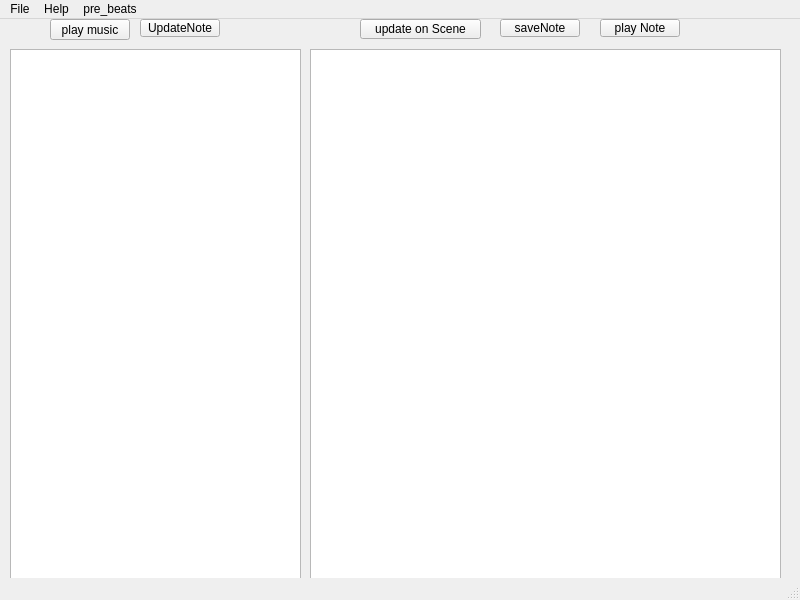
<?xml version="1.0" encoding="UTF-8"?>
<ui version="4.0">
 <class>MainWindow</class>
 <widget class="QMainWindow" name="MainWindow">
  <property name="geometry">
   <rect>
    <x>0</x>
    <y>0</y>
    <width>800</width>
    <height>600</height>
   </rect>
  </property>
  <property name="windowTitle">
   <string>MainWindow</string>
  </property>
  <widget class="QWidget" name="centralwidget">
   <widget class="QTextEdit" name="textEdit">
    <property name="geometry">
     <rect>
      <x>10</x>
      <y>30</y>
      <width>291</width>
      <height>541</height>
     </rect>
    </property>
   </widget>
   <widget class="QPushButton" name="playbutton">
    <property name="geometry">
     <rect>
      <x>50</x>
      <y>0</y>
      <width>80</width>
      <height>21</height>
     </rect>
    </property>
    <property name="text">
     <string>play music</string>
    </property>
   </widget>
   <widget class="QGraphicsView" name="graphicsView">
    <property name="geometry">
     <rect>
      <x>310</x>
      <y>30</y>
      <width>471</width>
      <height>531</height>
     </rect>
    </property>
   </widget>
   <widget class="QPushButton" name="UpdateNote">
    <property name="geometry">
     <rect>
      <x>140</x>
      <y>0</y>
      <width>80</width>
      <height>18</height>
     </rect>
    </property>
    <property name="text">
     <string>UpdateNote</string>
    </property>
   </widget>
   <widget class="QPushButton" name="updateNoteonScence">
    <property name="geometry">
     <rect>
      <x>360</x>
      <y>0</y>
      <width>121</width>
      <height>20</height>
     </rect>
    </property>
    <property name="text">
     <string>update on Scene</string>
    </property>
   </widget>
   <widget class="QPushButton" name="saveNote">
    <property name="geometry">
     <rect>
      <x>500</x>
      <y>0</y>
      <width>80</width>
      <height>18</height>
     </rect>
    </property>
    <property name="text">
     <string>saveNote</string>
    </property>
   </widget>
   <widget class="QPushButton" name="playScene">
    <property name="geometry">
     <rect>
      <x>600</x>
      <y>0</y>
      <width>80</width>
      <height>18</height>
     </rect>
    </property>
    <property name="text">
     <string>play Note</string>
    </property>
   </widget>
  </widget>
  <widget class="QMenuBar" name="menubar">
   <property name="geometry">
    <rect>
     <x>0</x>
     <y>0</y>
     <width>800</width>
     <height>17</height>
    </rect>
   </property>
   <widget class="QMenu" name="menuFile">
    <property name="title">
     <string>File</string>
    </property>
    <addaction name="actionNew"/>
    <addaction name="actionOpen"/>
    <addaction name="actionSave"/>
    <addaction name="actionSave_as"/>
    <addaction name="actionExit"/>
   </widget>
   <widget class="QMenu" name="menuHelp">
    <property name="title">
     <string>Help</string>
    </property>
    <addaction name="actionDoc"/>
   </widget>
   <widget class="QMenu" name="menupre_beats">
    <property name="title">
     <string>pre_beats</string>
    </property>
    <widget class="QMenu" name="menuC_major">
     <property name="title">
      <string>C</string>
     </property>
     <addaction name="actionC_minor"/>
     <addaction name="actionC_minor_2"/>
    </widget>
    <widget class="QMenu" name="menuD">
     <property name="title">
      <string>D</string>
     </property>
     <addaction name="actionD_major_2"/>
     <addaction name="actionD_minor"/>
    </widget>
    <widget class="QMenu" name="menuE">
     <property name="title">
      <string>E</string>
     </property>
     <addaction name="actionE_major_2"/>
     <addaction name="actionE_minor"/>
    </widget>
    <widget class="QMenu" name="menuF">
     <property name="title">
      <string>F</string>
     </property>
     <addaction name="actionF_major_2"/>
     <addaction name="actionF_minor"/>
    </widget>
    <widget class="QMenu" name="menuG">
     <property name="title">
      <string>G</string>
     </property>
     <addaction name="actionG_major_2"/>
     <addaction name="actionG_minor"/>
    </widget>
    <widget class="QMenu" name="menuA">
     <property name="title">
      <string>A</string>
     </property>
     <addaction name="actionA_major_2"/>
     <addaction name="actionA_minor"/>
    </widget>
    <widget class="QMenu" name="menuB">
     <property name="title">
      <string>B</string>
     </property>
     <addaction name="actionB_major_2"/>
     <addaction name="actionB_minor"/>
    </widget>
    <addaction name="action8_16_16"/>
    <addaction name="action16_16_8"/>
    <addaction name="menuC_major"/>
    <addaction name="menuD"/>
    <addaction name="menuE"/>
    <addaction name="menuF"/>
    <addaction name="menuG"/>
    <addaction name="menuA"/>
    <addaction name="menuB"/>
   </widget>
   <addaction name="menuFile"/>
   <addaction name="menuHelp"/>
   <addaction name="menupre_beats"/>
  </widget>
  <widget class="QStatusBar" name="statusbar"/>
  <action name="actionNew">
   <property name="text">
    <string>New</string>
   </property>
  </action>
  <action name="actionOpen">
   <property name="text">
    <string>Open</string>
   </property>
  </action>
  <action name="actionSave">
   <property name="text">
    <string>Save</string>
   </property>
  </action>
  <action name="actionSave_as">
   <property name="text">
    <string>Save as</string>
   </property>
  </action>
  <action name="actionExit">
   <property name="text">
    <string>Exit</string>
   </property>
  </action>
  <action name="actionDoc">
   <property name="text">
    <string>Doc</string>
   </property>
  </action>
  <action name="action8_16_16">
   <property name="text">
    <string>8 8 16</string>
   </property>
  </action>
  <action name="action16_16_8">
   <property name="text">
    <string>16 16 8</string>
   </property>
  </action>
  <action name="actionC_minor">
   <property name="text">
    <string>C major</string>
   </property>
  </action>
  <action name="actionC_minor_2">
   <property name="text">
    <string>C minor</string>
   </property>
  </action>
  <action name="actionD_major_2">
   <property name="text">
    <string>D major</string>
   </property>
  </action>
  <action name="actionD_minor">
   <property name="text">
    <string>D minor</string>
   </property>
  </action>
  <action name="actionE_major_2">
   <property name="text">
    <string>E major</string>
   </property>
  </action>
  <action name="actionE_minor">
   <property name="text">
    <string>E minor</string>
   </property>
  </action>
  <action name="actionF_major_2">
   <property name="text">
    <string>F major</string>
   </property>
  </action>
  <action name="actionF_minor">
   <property name="text">
    <string>F minor</string>
   </property>
  </action>
  <action name="actionG_major_2">
   <property name="text">
    <string>G major</string>
   </property>
  </action>
  <action name="actionG_minor">
   <property name="text">
    <string>G minor</string>
   </property>
  </action>
  <action name="actionA_major_2">
   <property name="text">
    <string>A major</string>
   </property>
  </action>
  <action name="actionA_minor">
   <property name="text">
    <string>A minor</string>
   </property>
  </action>
  <action name="actionB_major_2">
   <property name="text">
    <string>B major</string>
   </property>
  </action>
  <action name="actionB_minor">
   <property name="text">
    <string>B minor</string>
   </property>
  </action>
 </widget>
 <resources/>
 <connections/>
</ui>
